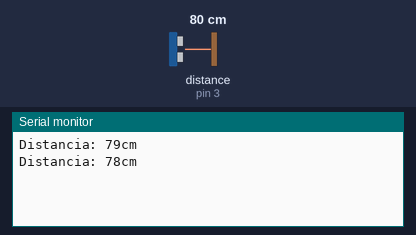
Bench run of a sketch on a simulated Arduino Uno, built with avr-gcc and run on an emulated ATmega328P. Shown: the last lines printed to the serial monitor. Wiring (inferred from the names in the program): ultrasonic range finder: trigger pin 2; echo pin 3. The inputs (shaded band) are chosen by the test bench; at power-on: distance to the obstacle (sensor on pin 3) 80 cm. The echo pulse lasts 58.3 µs per cm.

Above: at 1.8 s.
1.9 s: distance to the obstacle (sensor on pin 3) set to 2 cm
At 2.5 s:
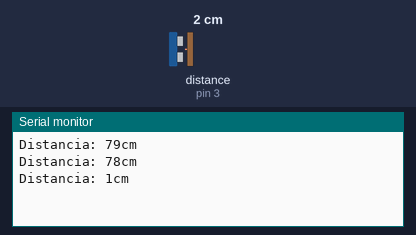
3.4 s: distance to the obstacle (sensor on pin 3) set to 4 cm
At 4.8 s:
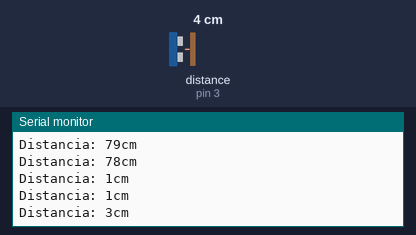
Timing chart, 0 to 6.4 s (numbered marks = the images above; inputs shaded):
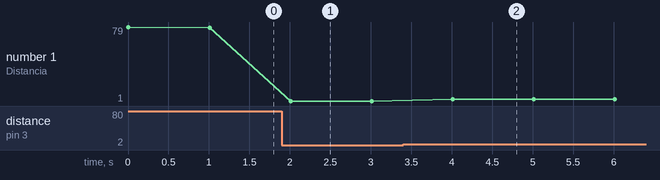

Measured:
- after the input at 1.9 s, the serial monitor: prints a new line after 0.11 s (image 1)
- after the input at 3.4 s, the serial monitor: prints a new line after 0.61 s (image 2)
- plotted number 1: 78 → 1 after the input at 1.9 s, 1 → 3 after the input at 3.4 s

The sketch:

WaterLevel.ino
```cpp
#include "src/ultrasonic-sensor/UltraSonicSensor.h"

byte ultrasonicTriggerPin = 2;
byte ultrasonicEchoPin = 3;
int serialPort = 9600;
int radarDelayInSeconds = 1;
int radarFinalDelay = 1000 * radarDelayInSeconds;

UltrasonicSensor ultrasonicSensor(ultrasonicTriggerPin, ultrasonicEchoPin);

void setup()
{
  Serial.begin(serialPort);
  ultrasonicSensor.init();
  ultrasonicSensor.enableSerialLog(true);
}

void loop()
{
  ultrasonicSensor.getDistance();
  delay(radarFinalDelay);
}
```

UltraSonicSensor.cpp
```cpp
#include "UltraSonicSensor.h"
UltrasonicSensor::UltrasonicSensor(byte triggerPin, byte echoPin)
{
  this->triggerPin = triggerPin;
  this->echoPin = echoPin;
}
void UltrasonicSensor::init()
{
  pinMode(triggerPin, OUTPUT);
  pinMode(echoPin, INPUT);
  digitalWrite(triggerPin, LOW);
}
void UltrasonicSensor::enableSerialLog(boolean status) {
  serialLogEnabled = status;
}

long UltrasonicSensor::getDistance()
{
  digitalWrite(triggerPin, HIGH);
  delayMicroseconds(pulseDuration);
  digitalWrite(triggerPin, LOW);
  long time = pulseIn(echoPin, HIGH);
  long distance = calculateDistance(time);
  if (serialLogEnabled) printData(distance);

  return distance;
}

long UltrasonicSensor::calculateDistance(long time){
return time / 59;
}

void UltrasonicSensor::printData(long distance){
  Serial.print("Distancia: ");
  Serial.print(distance);
  Serial.print("cm");
  Serial.println();
}
```

UltraSonicSensor.h
```cpp
#ifndef ULTRASONIC_SENSOR
#define ULTRASONIC_SENSOR

#include <Arduino.h>
class UltrasonicSensor
{
private:
  byte triggerPin;
  byte echoPin;
  int pulseDuration = 10;
  boolean serialLogEnabled = false;
  long calculateDistance(long time);
  void printData(long distance);

public:
  UltrasonicSensor(byte triggerPin, byte echoPin);
  void init();
  void enableSerialLog(boolean status);
  long getDistance();
};
#endif
```
